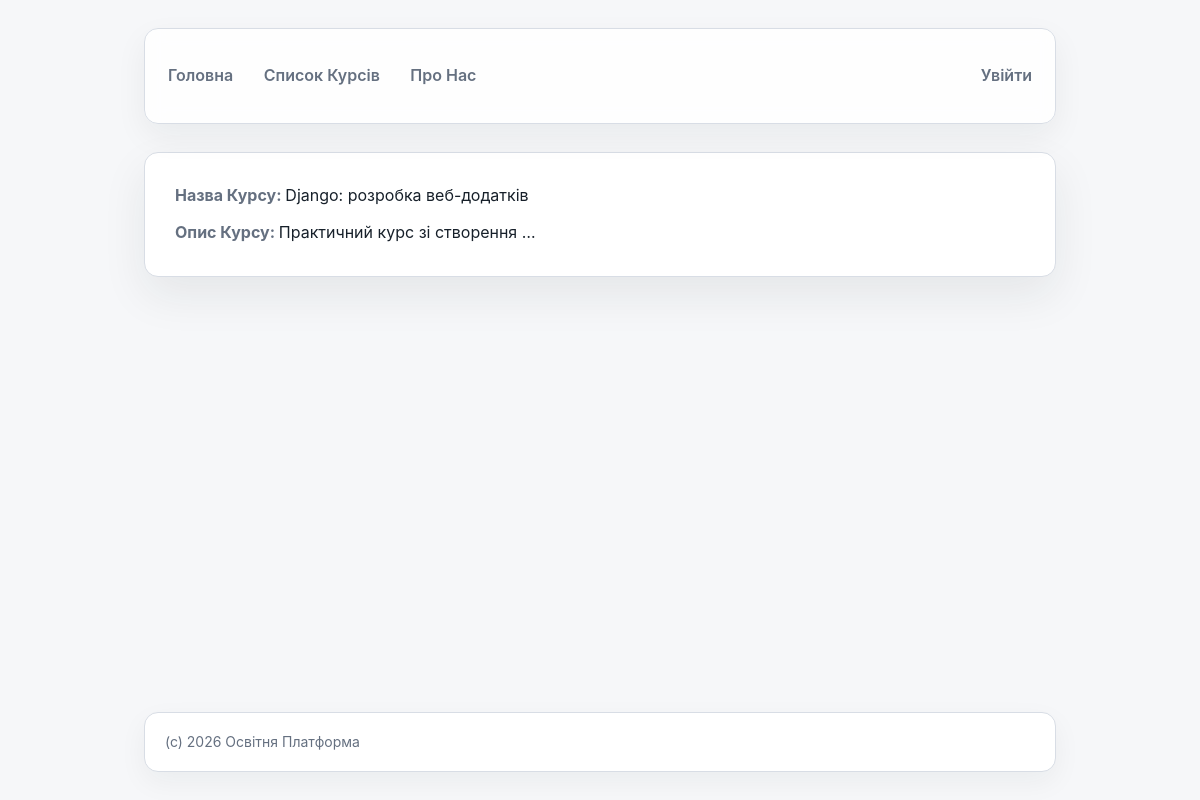
Page /courses/3/ on the committed database.
### courses/models/course.py (models this page shows, shortened)
class Course(models.Model):
    LEVELS = [
        ('beginner', 'Beginner'),
        ('intermediate', 'Intermediate'),
        ('advanced', 'Advanced'),
    ]
    name = models.CharField(max_length=200)
    description = models.TextField()
    author = models.CharField(max_length=200, null=True, blank=True)
    level = models.CharField(max_length=32, choices=LEVELS, default='beginner')
    is_test = models.BooleanField(default=False)
    created_at = models.DateTimeField(auto_now_add=True)
    updated_at = models.DateTimeField(auto_now=True)

### courses/views.py (the view)
# urls.py: path('courses/<int:pk>/', CourseDetailsView.as_view(), name='course_details'),
class CourseDetailsView(DetailView):
    template_name = 'courses/course_details.html'
    model = Course
    context_object_name = 'course'

### courses/templates/courses/course_details.html (shortened to what this page needs)
{% extends 'courses/base.html' %}
{% block main %}
<main>
    {% if course %}
        <div>
            <label>Назва Курсу: </label>{{ course.name }}
        </div>
        <div>
            <label>Опис Курсу: </label>{{ course.description|truncatewords:4 }}
        </div>
    {% else %}
        <div>Курс Не Знайдено</div>
    {% endif %}
</main>
{% endblock %}

### courses/static/courses/css/style.css (style rules this page uses)
:root { --bg: #f6f7f9; --surface: #ffffff; --surface-muted: #eef1f5; --text: #17202a; --muted: #657080; --border: #d8dde5; --accent: #2563eb; --accent-dark: #1d4ed8; --shadow: 0 18px 45px rgba(23, 32, 42, 0.08); }
* { box-sizing: border-box; }
html { min-height: 100%; background: var(--bg); }
body { display: flex; min-height: 100vh; flex-direction: column; max-width: 960px; margin: 0 auto; padding: 28px 24px; background: var(--bg); color: var(--text); font-family: Inter, -apple-system, BlinkMacSystemFont, "Segoe UI", Arial, sans-serif; font-size: 16px; line-height: 1.6; }
main { margin-bottom: 32px; padding: 30px; border: 1px solid var(--border); border-radius: 14px; background: var(--surface); box-shadow: var(--shadow); }
main div + div { margin-top: 12px; }
label { color: var(--muted); font-weight: 700; }

### rows in the picture
Course: name "Django: розробка веб-додатків", description "Практичний курс зі створення …"
